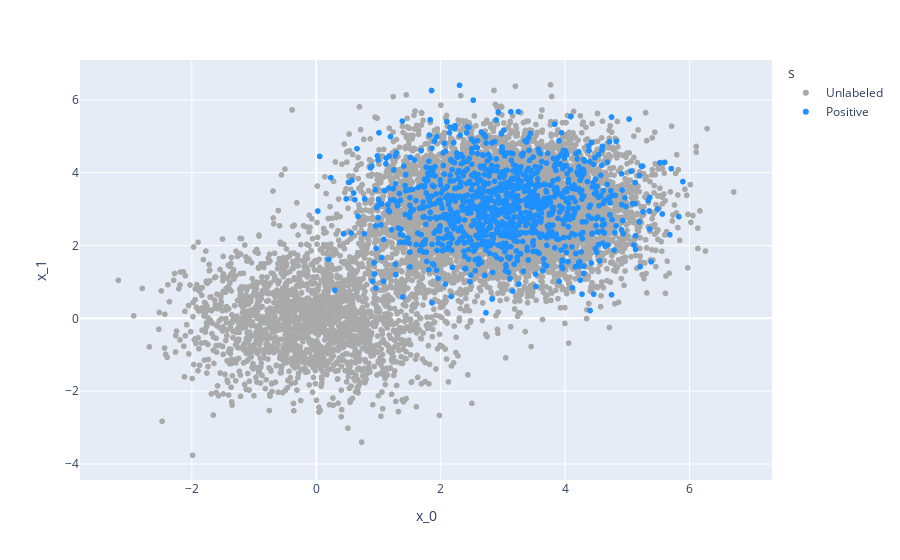

The cell this chart's notebook holds for it:
### Code cell
from utils import visualize_pu_data
visualize_pu_data(x, s)

### Figure 1 — Plotly figure (JSON) as saved in the notebook; plotly's stock layout.template omitted (floating-point values rounded to 4 significant figures; data arrays with more than 128 entries replaced by an {"elided": "..."} marker saying what was removed)
{"data": [{"hovertemplate": "s=Unlabeled<br>x_0=%{x}<br>x_1=%{y}<extra></extra>", "legendgroup": "Unlabeled", "marker": {"color": "#A9A9A9", "symbol": "circle"}, "mode": "markers", "name": "Unlabeled", "showlegend": true, "type": "scattergl", "x": {"elided": "8937 float values"}, "xaxis": "x", "y": {"elided": "8937 float values"}, "yaxis": "y"}, {"hovertemplate": "s=Positive<br>x_0=%{x}<br>x_1=%{y}<extra></extra>", "legendgroup": "Positive", "marker": {"color": "#1E90FF", "symbol": "circle"}, "mode": "markers", "name": "Positive", "showlegend": true, "type": "scattergl", "x": {"elided": "1063 float values"}, "xaxis": "x", "y": {"elided": "1063 float values"}, "yaxis": "y"}], "layout": {"legend": {"title": {"text": "s"}, "tracegroupgap": 0}, "margin": {"t": 60}, "xaxis": {"anchor": "y", "domain": [0, 1], "title": {"text": "x_0"}}, "yaxis": {"anchor": "x", "domain": [0, 1], "title": {"text": "x_1"}}}}
